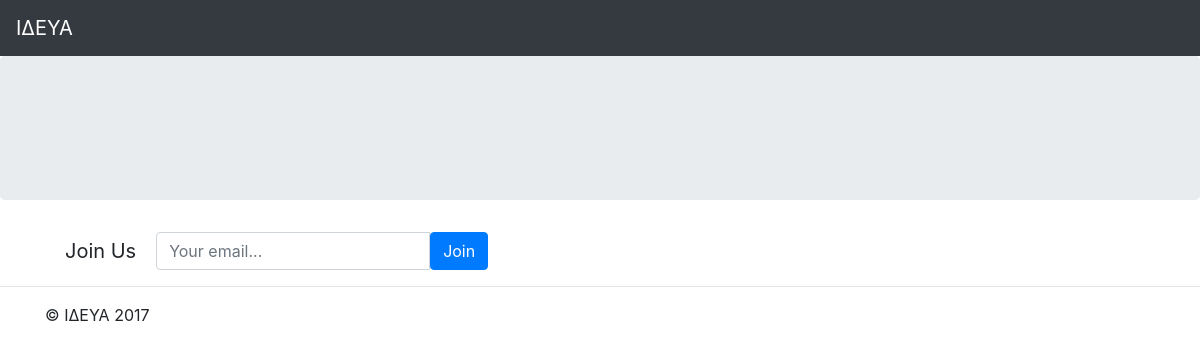
/, run on an earlier commit of the app's database.
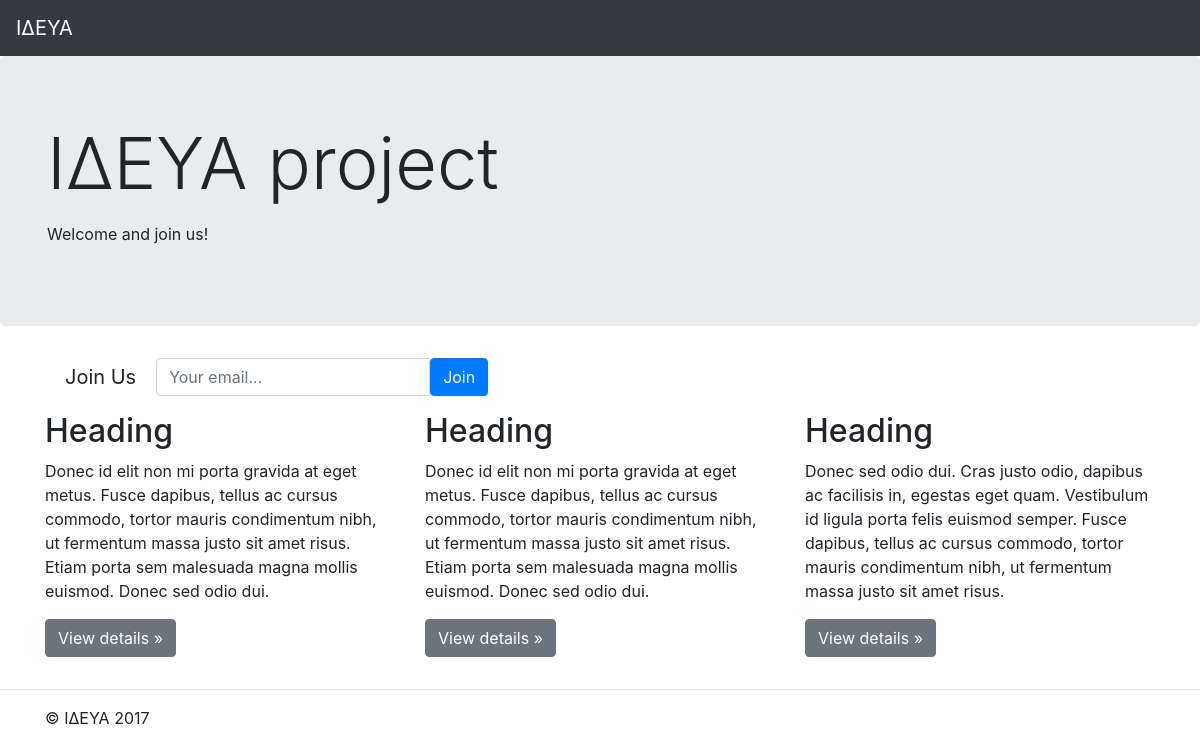
And on a later commit of the database.
### pages/models.py (models this page shows, shortened)
class Page(models.Model):
    title               = models.CharField(max_length=220)
    title_description   = models.TextField(null=True, blank=True)
    title_btn           = models.CharField(max_length=50, default='Join')
    title_btn_url       = models.CharField(max_length=50, blank=True, null=True)
    content             = models.TextField(blank=True, null=True)

### pages/views.py (the view, shortened to what this page needs)
# urls.py: url(r'^$', HomeView.as_view(), name='home'),
class HomeView(SuccessMessageMixin, CreateView):
    template_name   = 'pages/home.html'
    form_class      = JoinForm
    success_url     = '/'
    def get_context_data(self, *args, **kwargs):
        context = super().get_context_data(*args, **kwargs)
        print(context)
        context['page_obj'] = Page.objects.all().first()#order_by('?').first()
        return context

### newsletter/forms.py (shortened to what this page needs)
class JoinForm(forms.ModelForm):
    email = forms.EmailField(label='', widget=forms.EmailInput(attrs={'placeholder':'Your Email', 'class':'form-control'})) #overrides fields =['email']
    class Meta:
        model = Join
        fields = [
        'email'
        ]

### pages/templates/pages/home.html (shortened to what this page needs)
{% extends "base.html" %}
{% block content %}
<body>
        <nav class="navbar navbar-expand-md navbar-dark fixed-top bg-dark">
          <a class="navbar-brand" href="#">ΙΔΕΥΑ</a>
        </nav>
        <main role="main">
          <div class="jumbotron">
            <div class="container">
              <h1 class="display-3">{{page_obj.title}}</h1>
              <p>{{page_obj.title_description | linebreaks}}</p>
            </div>
          </div>
          <div class="container">
                    <p>
                    {% include "pages/snippet/join-form.html" with form=form %}
                    </p>
                </div>
            <div class="container">
              {{ page_obj.content|safe }}
            </div>
            <hr>
        </main>
        <footer class="container">
          <p>&copy; IΔΕΥΑ 2017</p>
        </footer>
{% endblock content %}

### templates/base.html (shortened to what this page needs)
{% load static %}
<link rel="stylesheet" href="https://maxcdn.bootstrapcdn.com/bootstrap/4.0.0-beta.2/css/bootstrap.min.css">
<!doctype html>
<html lang="en">
  <head>
    <link rel="stylesheet" href="{% static 'css/main.css' %}">
  </head>
  <body>
    {% block content %}
    {% endblock content %}
  </body>
</html>

### pages/templates/pages/snippet/join-form.html (shortened to what this page needs)
<form class='join-form form-inline text-center' method='POST' action=''>{% csrf_token %}
        <div class='input-group'>
        <label style='padding: 0px 20px;font-size: 20px;'>
        Join Us
        </label>
        </div>
            <div class="input-group">
             <input type='email' name='email' class='form-control sign-up-email-form' placeholder="Your email...">
            </div>
        <input type='submit' value='Join' class='btn btn-primary' />
    </form>

### static/css/main.css (style rules this page uses)
body { padding-top: 3.5rem; }

What changed in the data, as far as the page shows it:
added Page: title "ΙΔΕΥΑ project", title_description "Welcome and join us!", content "Heading Donec id elit non mi porta gravida at eget metus. Fusce dapibus, tellus ac cursus commodo, tortor mauris condimentum nibh, ut fermentum massa justo sit amet risus. Etiam porta sem malesuada magna mollis euismod. Donec sed odio dui. View details » Heading Donec id elit non mi porta gravida at eget metus. Fusce dapibus, tellus ac cursus commodo, tortor mauris condimentum nibh, ut fermentum massa justo sit amet risus. Etiam porta sem malesuada magna mollis euismod. Donec sed odio dui. View details » Heading Donec sed odio dui. Cras justo odio, dapibus ac facilisis in, egestas eget quam. Vestibulum id ligula porta felis euismod semper. Fusce dapibus, tellus ac cursus commodo, tortor…"
